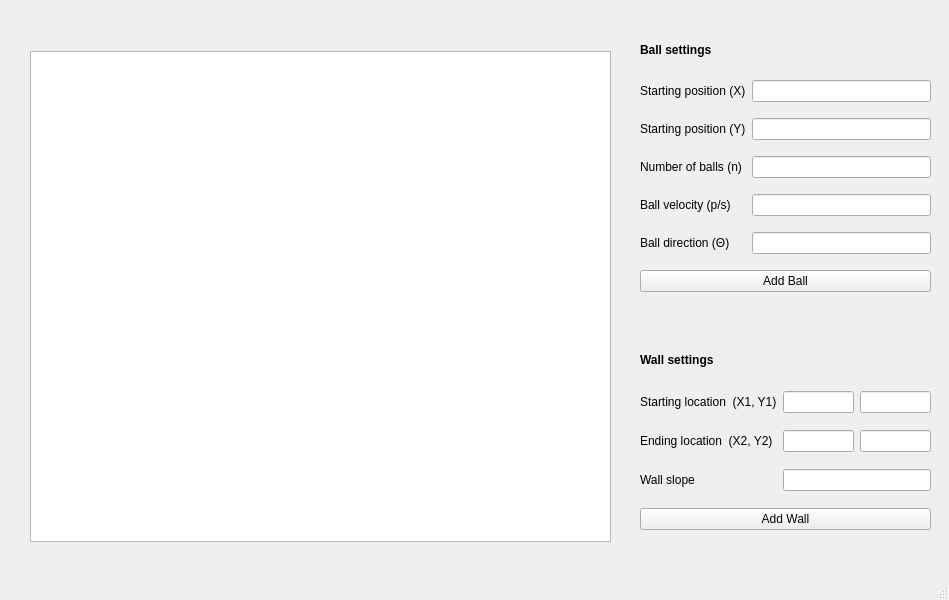
<?xml version="1.0" encoding="UTF-8"?>
<ui version="4.0">
 <class>MainWindow</class>
 <widget class="QMainWindow" name="MainWindow">
  <property name="geometry">
   <rect>
    <x>0</x>
    <y>0</y>
    <width>949</width>
    <height>600</height>
   </rect>
  </property>
  <property name="windowTitle">
   <string>MainWindow</string>
  </property>
  <widget class="QWidget" name="centralwidget">
   <widget class="QGraphicsView" name="graphicsView">
    <property name="geometry">
     <rect>
      <x>30</x>
      <y>51</y>
      <width>581</width>
      <height>491</height>
     </rect>
    </property>
   </widget>
   <widget class="QWidget" name="gridLayoutWidget">
    <property name="geometry">
     <rect>
      <x>640</x>
      <y>70</y>
      <width>291</width>
      <height>233</height>
     </rect>
    </property>
    <layout class="QGridLayout" name="ballGrid">
     <item row="0" column="0">
      <widget class="QLabel" name="label_4">
       <property name="text">
        <string>Starting position (X)</string>
       </property>
      </widget>
     </item>
     <item row="0" column="1">
      <widget class="QLineEdit" name="txtBallPosX"/>
     </item>
     <item row="2" column="1">
      <widget class="QLineEdit" name="txtNumBalls"/>
     </item>
     <item row="1" column="0">
      <widget class="QLabel" name="label_5">
       <property name="text">
        <string>Starting position (Y)</string>
       </property>
      </widget>
     </item>
     <item row="1" column="1">
      <widget class="QLineEdit" name="txtBallPosY"/>
     </item>
     <item row="4" column="0">
      <widget class="QLabel" name="label_8">
       <property name="text">
        <string>Ball direction (Θ)</string>
       </property>
      </widget>
     </item>
     <item row="3" column="1">
      <widget class="QLineEdit" name="txtBallSpeed"/>
     </item>
     <item row="3" column="0">
      <widget class="QLabel" name="label_7">
       <property name="text">
        <string>Ball velocity (p/s)</string>
       </property>
      </widget>
     </item>
     <item row="5" column="0" colspan="2">
      <widget class="QPushButton" name="btnAddBall">
       <property name="text">
        <string>Add Ball</string>
       </property>
      </widget>
     </item>
     <item row="4" column="1">
      <widget class="QLineEdit" name="txtBallAngle"/>
     </item>
     <item row="2" column="0">
      <widget class="QLabel" name="label_6">
       <property name="text">
        <string>Number of balls (n)</string>
       </property>
      </widget>
     </item>
    </layout>
   </widget>
   <widget class="QWidget" name="gridLayoutWidget_2">
    <property name="geometry">
     <rect>
      <x>640</x>
      <y>380</y>
      <width>291</width>
      <height>163</height>
     </rect>
    </property>
    <layout class="QGridLayout" name="wallGrid">
     <item row="1" column="0">
      <widget class="QLabel" name="label_2">
       <property name="text">
        <string>Ending location  (X2, Y2)</string>
       </property>
      </widget>
     </item>
     <item row="2" column="0">
      <widget class="QLabel" name="label_3">
       <property name="text">
        <string>Wall slope</string>
       </property>
      </widget>
     </item>
     <item row="3" column="0" colspan="3">
      <widget class="QPushButton" name="btnAddWall">
       <property name="text">
        <string>Add Wall</string>
       </property>
      </widget>
     </item>
     <item row="1" column="1">
      <widget class="QLineEdit" name="txtWallPosX2"/>
     </item>
     <item row="0" column="1">
      <widget class="QLineEdit" name="txtWallPosX1"/>
     </item>
     <item row="2" column="1" colspan="2">
      <widget class="QLineEdit" name="txtWallSlope"/>
     </item>
     <item row="0" column="2">
      <widget class="QLineEdit" name="txtWallPosY1"/>
     </item>
     <item row="1" column="2">
      <widget class="QLineEdit" name="txtWallSlopeY2"/>
     </item>
     <item row="0" column="0">
      <widget class="QLabel" name="label">
       <property name="text">
        <string>Starting location  (X1, Y1)</string>
       </property>
      </widget>
     </item>
    </layout>
   </widget>
   <widget class="QLabel" name="label_9">
    <property name="geometry">
     <rect>
      <x>640</x>
      <y>350</y>
      <width>141</width>
      <height>20</height>
     </rect>
    </property>
    <property name="font">
     <font>
      <bold>true</bold>
     </font>
    </property>
    <property name="text">
     <string>Wall settings</string>
    </property>
   </widget>
   <widget class="QLabel" name="label_10">
    <property name="geometry">
     <rect>
      <x>640</x>
      <y>40</y>
      <width>141</width>
      <height>20</height>
     </rect>
    </property>
    <property name="font">
     <font>
      <bold>true</bold>
     </font>
    </property>
    <property name="text">
     <string>Ball settings</string>
    </property>
   </widget>
  </widget>
  <widget class="QMenuBar" name="menubar">
   <property name="geometry">
    <rect>
     <x>0</x>
     <y>0</y>
     <width>949</width>
     <height>25</height>
    </rect>
   </property>
  </widget>
  <widget class="QStatusBar" name="statusbar"/>
 </widget>
 <resources/>
 <connections/>
</ui>
